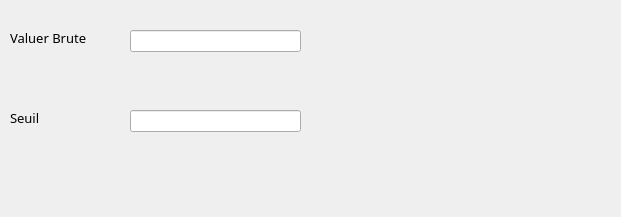
         <widget class="QWidget" name="page_26">
          <property name="geometry">
           <rect>
            <x>0</x>
            <y>0</y>
            <width>621</width>
            <height>217</height>
           </rect>
          </property>
          <attribute name="label">
           <string>Chiffre d'affaire</string>
          </attribute>
          <widget class="QLabel" name="label_105">
           <property name="geometry">
            <rect>
             <x>10</x>
             <y>30</y>
             <width>101</width>
             <height>16</height>
            </rect>
           </property>
           <property name="font">
            <font>
             <family>Uni Sans Book</family>
             <pointsize>10</pointsize>
             <weight>50</weight>
             <italic>false</italic>
             <bold>false</bold>
            </font>
           </property>
           <property name="styleSheet">
            <string notr="true">font: 10pt &quot;Uni Sans Book&quot;;</string>
           </property>
           <property name="text">
            <string>Valuer Brute</string>
           </property>
          </widget>
          <widget class="QLabel" name="label_106">
           <property name="geometry">
            <rect>
             <x>10</x>
             <y>110</y>
             <width>101</width>
             <height>16</height>
            </rect>
           </property>
           <property name="font">
            <font>
             <family>Uni Sans Book</family>
             <pointsize>10</pointsize>
             <weight>50</weight>
             <italic>false</italic>
             <bold>false</bold>
            </font>
           </property>
           <property name="styleSheet">
            <string notr="true">font: 10pt &quot;Uni Sans Book&quot;;</string>
           </property>
           <property name="text">
            <string>Seuil</string>
           </property>
          </widget>
          <widget class="QLineEdit" name="s3_eco_affaires_seuil">
           <property name="geometry">
            <rect>
             <x>130</x>
             <y>110</y>
             <width>171</width>
             <height>22</height>
            </rect>
           </property>
          </widget>
          <widget class="QLineEdit" name="s3_eco_affaires_vb">
           <property name="geometry">
            <rect>
             <x>130</x>
             <y>30</y>
             <width>171</width>
             <height>22</height>
            </rect>
           </property>
          </widget>
         </widget>
